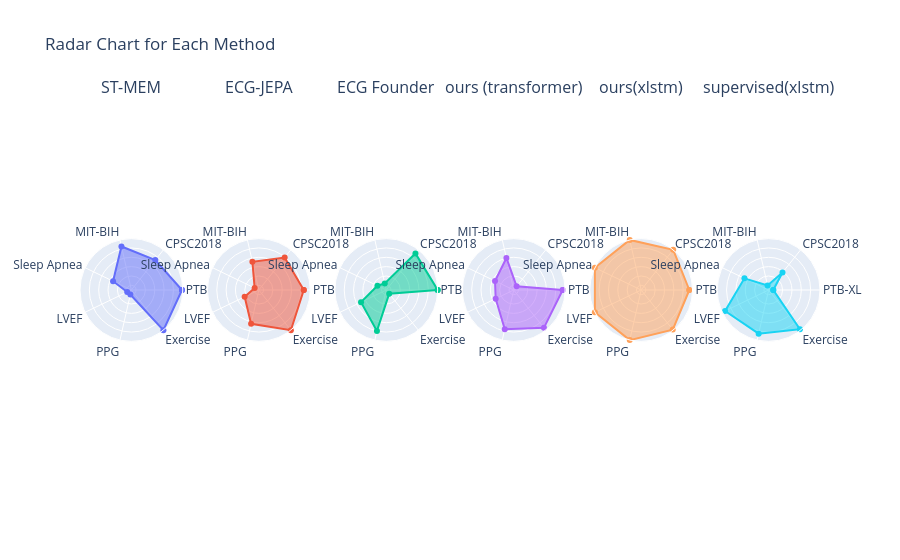

The notebook cell this image was saved under:
### Code cell
import pandas as pd
from plotly.subplots import make_subplots
import plotly.graph_objects as go

categories_closed = categories + [categories[0]]

fig = go.Figure()
# Plot one radar chart for each method on separate axes (subplots)


num_methods = len(df_raw)
fig = make_subplots(
    rows=1, cols=num_methods,
    specs=[[{'type': 'polar'}]*num_methods],
    subplot_titles=df_scaled.index.tolist()
)

for i, (idx, row) in enumerate(df_scaled.iterrows()):
    values = row.tolist() + [row.tolist()[0]]  # close the loop
    trace = fig.add_trace(
        go.Scatterpolar(
            r=values,
            theta=categories_closed,
            fill='toself',
            name=idx,
            line=dict(width=2),
            hoverinfo='skip',
        ),
        row=1, col=i+1
    )
    trace.update_polars(
        radialaxis=dict(visible=True, range=[-0.1, 1], showticklabels=False, showline=False),
        # angularaxis=dict(showticklabels=False)
    )

fig.update_layout(
    showlegend=False,
    title="Radar Chart for Each Method",
)
fig.show()

### Figure 1 — Plotly figure (JSON) as saved in the notebook; plotly's stock layout.template omitted (floating-point values rounded to 4 significant figures)
{"data": [{"fill": "toself", "hoverinfo": "skip", "line": {"width": 2}, "name": "ST-MEM", "r": [0.9828, 0.7213, 0.8559, 0.3353, 0, 0, 1, 0.9828], "subplot": "polar", "theta": ["PTB-XL", "CPSC2018", "MIT-BIH", "Sleep Apnea", "LVEF", "PPG", "Exercise", "PTB-XL"], "type": "scatterpolar"}, {"fill": "toself", "hoverinfo": "skip", "line": {"width": 2}, "name": "ECG-JEPA", "r": [0.8621, 0.7869, 0.518, 0, 0.2368, 0.6432, 1, 0.8621], "subplot": "polar2", "theta": ["PTB-XL", "CPSC2018", "MIT-BIH", "Sleep Apnea", "LVEF", "PPG", "Exercise", "PTB-XL"], "type": "scatterpolar"}, {"fill": "toself", "hoverinfo": "skip", "line": {"width": 2}, "name": "ECG Founder", "r": [1, 0.9016, 0.04505, 0.1098, 0.5, 0.7981, 0, 1], "subplot": "polar3", "theta": ["PTB-XL", "CPSC2018", "MIT-BIH", "Sleep Apnea", "LVEF", "PPG", "Exercise", "PTB-XL"], "type": "scatterpolar"}, {"fill": "toself", "hoverinfo": "skip", "line": {"width": 2}, "name": "ours (transformer)", "r": [0.9483, 0, 0.6036, 0.3442, 0.3289, 0.7606, 0.9369, 0.9483], "subplot": "polar4", "theta": ["PTB-XL", "CPSC2018", "MIT-BIH", "Sleep Apnea", "LVEF", "PPG", "Exercise", "PTB-XL"], "type": "scatterpolar"}, {"fill": "toself", "hoverinfo": "skip", "line": {"width": 2}, "name": "ours(xlstm)", "r": [0.931, 1, 1, 1, 1, 1, 0.9845, 0.931], "subplot": "polar5", "theta": ["PTB-XL", "CPSC2018", "MIT-BIH", "Sleep Apnea", "LVEF", "PPG", "Exercise", "PTB-XL"], "type": "scatterpolar"}, {"fill": "toself", "hoverinfo": "skip", "line": {"width": 2}, "name": "supervised(xlstm)", "r": [0, 0.377, 0, 0.4748, 0.9342, 0.8592, 0.9746, 0], "subplot": "polar6", "theta": ["PTB-XL", "CPSC2018", "MIT-BIH", "Sleep Apnea", "LVEF", "PPG", "Exercise", "PTB-XL"], "type": "scatterpolar"}], "layout": {"annotations": [{"font": {"size": 16}, "showarrow": false, "text": "ST-MEM", "x": 0.06944, "xanchor": "center", "xref": "paper", "y": 1, "yanchor": "bottom", "yref": "paper"}, {"font": {"size": 16}, "showarrow": false, "text": "ECG-JEPA", "x": 0.2417, "xanchor": "center", "xref": "paper", "y": 1, "yanchor": "bottom", "yref": "paper"}, {"font": {"size": 16}, "showarrow": false, "text": "ECG Founder", "x": 0.4139, "xanchor": "center", "xref": "paper", "y": 1, "yanchor": "bottom", "yref": "paper"}, {"font": {"size": 16}, "showarrow": false, "text": "ours (transformer)", "x": 0.5861, "xanchor": "center", "xref": "paper", "y": 1, "yanchor": "bottom", "yref": "paper"}, {"font": {"size": 16}, "showarrow": false, "text": "ours(xlstm)", "x": 0.7583, "xanchor": "center", "xref": "paper", "y": 1, "yanchor": "bottom", "yref": "paper"}, {"font": {"size": 16}, "showarrow": false, "text": "supervised(xlstm)", "x": 0.9306, "xanchor": "center", "xref": "paper", "y": 1, "yanchor": "bottom", "yref": "paper"}], "polar": {"domain": {"x": [0, 0.1389], "y": [0, 1]}, "radialaxis": {"range": [-0.1, 1], "showline": false, "showticklabels": false, "visible": true}}, "polar2": {"domain": {"x": [0.1722, 0.3111], "y": [0, 1]}, "radialaxis": {"range": [-0.1, 1], "showline": false, "showticklabels": false, "visible": true}}, "polar3": {"domain": {"x": [0.3444, 0.4833], "y": [0, 1]}, "radialaxis": {"range": [-0.1, 1], "showline": false, "showticklabels": false, "visible": true}}, "polar4": {"domain": {"x": [0.5167, 0.6556], "y": [0, 1]}, "radialaxis": {"range": [-0.1, 1], "showline": false, "showticklabels": false, "visible": true}}, "polar5": {"domain": {"x": [0.6889, 0.8278], "y": [0, 1]}, "radialaxis": {"range": [-0.1, 1], "showline": false, "showticklabels": false, "visible": true}}, "polar6": {"domain": {"x": [0.8611, 1], "y": [0, 1]}, "radialaxis": {"range": [-0.1, 1], "showline": false, "showticklabels": false, "visible": true}}, "showlegend": false, "title": {"text": "Radar Chart for Each Method"}}}
